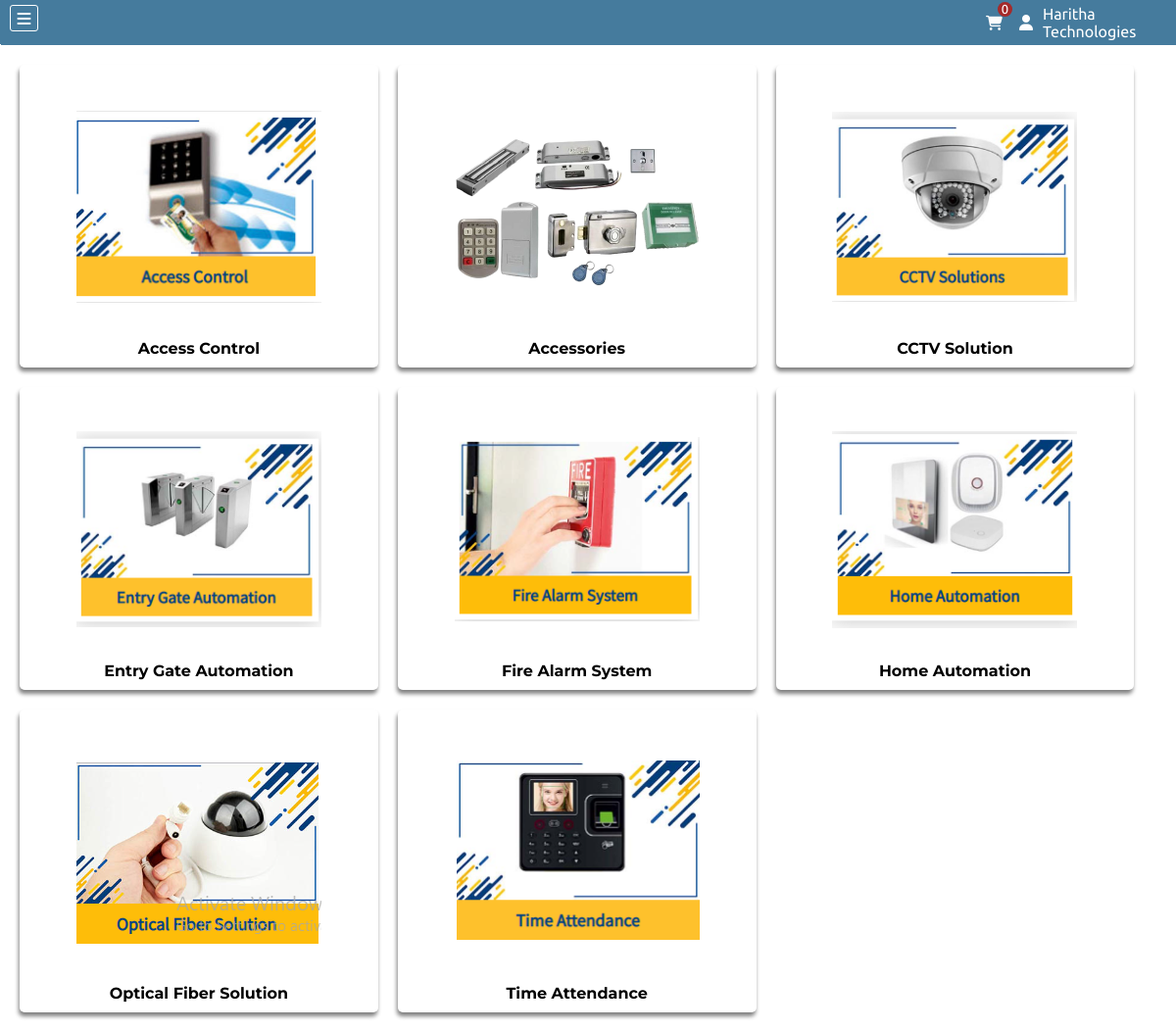
Screenshot of /product-category.php (signed in) with the database file from the repository.
### tables this page shows
CREATE TABLE `company` (
  `Company_Id` int(11) NOT NULL AUTO_INCREMENT,
  `userId` int(11) NOT NULL DEFAULT 0,
  `Admin_Type` int(11) NOT NULL DEFAULT 2,
  `Active_Status` int(11) NOT NULL DEFAULT 1,
  `Approvel` int(11) DEFAULT 0,
  `Company_Code` int(11) NOT NULL,
  `Company_Name` varchar(500) NOT NULL,
  `Company_Phone` varchar(100) NOT NULL DEFAULT '',
  `Company_Email` varchar(50) NOT NULL DEFAULT '',
  `Company_Address` varchar(500) NOT NULL,
  `Company_Username` varchar(500) NOT NULL,
  `Company_Password` varchar(100) NOT NULL,
  `Company_GST` varchar(25) DEFAULT '',
  `Company_PAN` varchar(15) DEFAULT '',
  `Company_TAN` varchar(15) DEFAULT '',
  `Company_Licence` varchar(15) DEFAULT '',
  `Company_Registration` varchar(25) DEFAULT '',
  PRIMARY KEY (`Company_Id`),
  UNIQUE KEY `Company_Username` (`Company_Username`)
);

CREATE TABLE `pro_category` (
  `P_Category_Id` int(11) NOT NULL AUTO_INCREMENT,
  `P_Category_Name` varchar(100) NOT NULL,
  `P_Category_Image` varchar(100) NOT NULL,
  PRIMARY KEY (`P_Category_Id`)
);

### product-category.php (the view, shortened to what this page needs)
<?php include "conn.php" ?>
<?php include "./components/header.php" ?>
<section class="productCategoryPage">
    <div class="categoryItems">
        <?php
        $sql="select * from pro_category";
        $result=mysqli_query($conn,$sql);
        if(mysqli_num_rows($result)>0){
            while($row=mysqli_fetch_assoc($result)){
        ?>
                <a href="buyProduct.php?cid=<?php echo $row['P_Category_Id'] ?>" class="item">
                    <div class="image" style="background-image:url('./uploadImages/<?php echo $row['P_Category_Image'] ?>')">
                    </div>
                    <div><?php echo $row['P_Category_Name'] ?></div>
                </a>
        <?php
            }
        }
        ?>
    </div>
</section>
<?php include "./components/footer.php" ?>

### components/header.php (shortened to what this page needs)
<?php
include "conn.php";
?>
<!DOCTYPE html>
<html lang="en">
<head>
    <link rel="stylesheet" href="./style/dashboard.css">
    <link rel="stylesheet" href="./style/buyProduct.css">
    <link rel="stylesheet" href="./style/buyProductForm.css">
    <link rel="stylesheet" href="./style/header.css">
    <link rel="stylesheet" href="./style/profile.css">
    <link rel="stylesheet" href="./style/header.css">
    <link rel="stylesheet" href="./style/company.css">
    <link rel="stylesheet" href="./style/updateCompanyForm.css">
    <link rel="stylesheet" href="./style/branch.css">
    <link rel="stylesheet" href="./style/updateBranchForm.css">
    <link rel="stylesheet" href="./style/category.css">
    <link rel="stylesheet" href="./style/addCategoryForm.css">
    <link rel="stylesheet" href="./style/updateCategoryForm.css">
    <link rel="stylesheet" href="./style/product.css">
    <link rel="stylesheet" href="./style/addProductForm.css">
    <link rel="stylesheet" href="./style/updateProductForm.css">
    <link rel="stylesheet" href="./style/myBranch.css">
    <link rel="stylesheet" href="./style/addMyBranchForm.css">
    <link rel="stylesheet" href="./style/updateMyBranchForm.css">
    <link rel="stylesheet" href="./style/updateMyBranchForm.css">
    <link rel="stylesheet" href="./style/PCategory.css">
    <link rel="stylesheet" href="./style/addPCategoryForm.css">
    <link rel="stylesheet" href="./style/updatePCategoryForm.css">
    <link rel="stylesheet" href="./style/orders.css">
    <link rel="stylesheet" href="./style/myOrders.css">
    <link rel="stylesheet" href="./style/cancelReason.css">
    <link rel="stylesheet" href="./style/product-category.css">
    <link rel="stylesheet" href="https://cdnjs.cloudflare.com/ajax/libs/font-awesome/6.4.0/css/all.min.css"
 />
</head>
<body>
    <header class="headerContainer">
        <div class="hamburger">
            <i class="fa-solid fa-bars"></i>
        </div>
        <?php
        $id=isset($_SESSION['Company_Id'])?$_SESSION['Company_Id']:1;
        if (isset($_SESSION['Company_Id'])) {
            $hcid = $_SESSION['Company_Id'];
            $hcSql = "select `Company_Name`,`Admin_Type` from company where `Company_Id`=$hcid";
            $hcResult = mysqli_query($conn, $hcSql);
            $hcRow = mysqli_fetch_assoc($hcResult);
        } elseif (isset($_SESSION['User_Id'])) {
            $huid = $_SESSION['User_Id'];
            $huSql = "select `Username`,`User_Permission` from users where `User_Id`=$huid";
            $huResult = mysqli_query($conn, $huSql);
            $huRow = mysqli_fetch_assoc($huResult);
        }
        ?>
        <?php
        if(isset($_SESSION['Company_Id']) and ($hcRow['Admin_Type']!=1)){
            $cartCountSql="select * from mycart where `comp_id`=$id";
            $cartCountResult=mysqli_query($conn,$cartCountSql);
            $cartCount=mysqli_num_rows($cartCountResult);
            ?>
            <div class="cartIcon">
                <div class="cartCount"><?php echo $cartCount ?></div>
                <a href="cart.php"><i class="fa-sharp fa-solid fa-cart-shopping advanceClass" style="color: #fcfcfc;"></i></a>
            </div>
            <?php
        }
        ?>
        <div class="helloCompany" id="helloCompany">
            <i class="fa-solid fa-user"></i>
            <div>
                <?php echo isset($hcRow['Company_Name']) ? $hcRow['Company_Name'] : $huRow['Username'] ?>
            </div>
        </div>
    </header>
    <section class="mainContainer">

### style/dashboard.css (style rules this page uses)
i.fa-solid.fa-cart-shopping { font-size: 86px; text-align: center; align-items: center; position: relative; line-height: 1px; }

### style/buyProduct.css (style rules this page uses)
body { background: #e7e6e6; }

### style/header.css (style rules this page uses)
* { margin: 0; padding: 0; box-sizing: border-box; }
.headerContainer { display: flex; justify-content: space-between; background-color: #457b9d ; padding: 5px 10px; font-family: 'Ubuntu', sans-serif; }
.headerContainer .hamburger { display: flex; justify-content: space-evenly; align-items: center; padding: 2px; border: 1px solid rgb(255, 255, 255); width: 33px; height: 27px; border-radius: 3px; transition-duration: 0.2s; }
.headerContainer .helloCompany { display: flex; justify-content: space-evenly; align-items: center; width: fit-content; cursor: pointer; transition-duration: 0.2s; color: white; }
.headerContainer .helloCompany div { margin-left: 10px; }
.mainContainer { display: flex; }
i.fa-sharp.fa-solid.fa-cart-shopping.advanceClass { font-size: 15px; }
i.fa-solid.fa-bars { color: white; }
i.fa-solid.fa-user { margin-left: -3px; }
a i.fa-sharp.fa-solid.fa-cart-shopping.advanceClass { margin-left: -4px; }
.cartIcon { position: relative; display: flex; align-items: center; justify-content: flex-end; padding: 0px 20px; width: 100%; }
.cartIcon .cartCount { display: flex; justify-content: center; z-index: 1; width: 15px; height: 15px; background-color: brown; color: white; border-radius: 50px; position: absolute; top: -3px; right: 10px; font-size: 13px; }

### style/company.css (style rules this page uses)
body { background: #e7e6e6; }

### style/updateCompanyForm.css (style rules this page uses)
body { background: #e7e6e6; }

### style/branch.css (style rules this page uses)
body { background: #e7e6e6; }

### style/category.css (style rules this page uses)
body { background: #e7e6e6; }

### style/addCategoryForm.css (style rules this page uses)
body { background: #e7e6e6; }

### style/updateCategoryForm.css (style rules this page uses)
body { background: #e7e6e6; }

### style/product.css (style rules this page uses)
body { background: #e7e6e6; }

### style/addProductForm.css (style rules this page uses)
body { background: #ffffff; }

### style/myBranch.css (style rules this page uses)
body { background: #e7e6e6; }

### style/addMyBranchForm.css (style rules this page uses)
body { background: #e7e6e6; }

### style/updateMyBranchForm.css (style rules this page uses)
body { background: #e7e6e6; }

### style/PCategory.css (style rules this page uses)
body { background: #e7e6e6; }

### style/addPCategoryForm.css (style rules this page uses)
body { background: #e7e6e6; }

### style/myOrders.css (style rules this page uses)
body { background: #e7e6e6; }

### style/product-category.css (style rules this page uses)
body { background: #ffffff; }
.productCategoryPage { font-family: 'Montserrat', sans-serif; width: 100%; min-height: 750px; padding: 10px; }
.productCategoryPage .categoryItems { display: flex; flex-wrap: wrap; }
.productCategoryPage .categoryItems .item { width: 31%; text-decoration: none; color: rgb(0, 0, 0); text-align: center; padding: 10px; border-radius: 5px; margin: 10px; font-weight: bold; box-shadow: -1px 4px 4px gray; display: flex; flex-direction: column; align-items: center; }
.productCategoryPage .categoryItems .item div { margin-top: 10px; }
.productCategoryPage .categoryItems .item .image { height: 250px; width: 250px; background-size: contain; background-repeat: no-repeat; background-position: center; }

### rows the page displays
company: Company_Name "Haritha Technologies"
pro_category: P_Category_Image (picture), P_Category_Name "Access Control"
pro_category: P_Category_Image (picture), P_Category_Name "Accessories"
pro_category: P_Category_Image (picture), P_Category_Name "CCTV Solution"
pro_category: P_Category_Image (picture), P_Category_Name "Entry Gate Automation"
pro_category: P_Category_Image (picture), P_Category_Name "Fire Alarm System"
pro_category: P_Category_Image (picture), P_Category_Name "Home Automation"
pro_category: P_Category_Image (picture), P_Category_Name "Optical Fiber Solution"
pro_category: P_Category_Image (picture), P_Category_Name "Time Attendance"

### other values shown
$cartCount "0"
